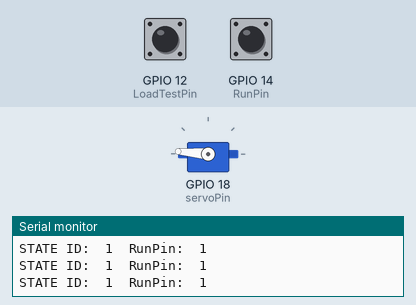
This sketch was run on a simulated ESP32. Shown: servo, the last lines printed to the serial monitor. The test bench sets the inputs (shaded band); at power-on: GPIO 14 (RunPin) HIGH, GPIO 12 (LoadTestPin) HIGH.

Above: at 1.2 s.
1.3 s: GPIO 14 (RunPin) pulled LOW for 0.15 s
At 3.28 s:
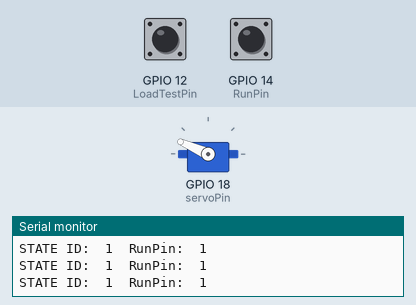
At 3.74 s:
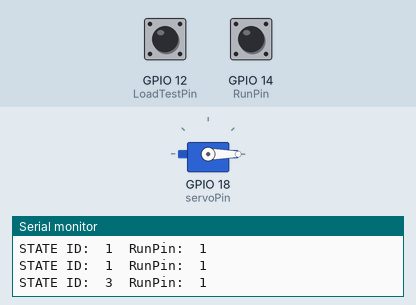
4.4 s: GPIO 14 (RunPin) pulled LOW for 1 s
7.5 s: GPIO 14 (RunPin) pulled LOW for 3.2 s
Timing chart, 0 to 13.3 s (numbered marks = the images above; inputs shaded):
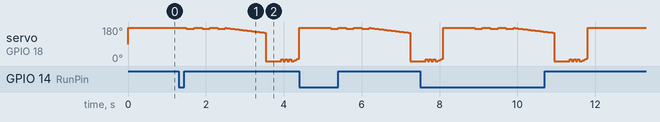

The sketch:

FarmbotSeeder.ino
```cpp
/*
 by Shihchaopin <shihkw@gmail.com>
 Farmbot seeder use ESP32
 without sensor

 modified 2021/08/18
 by Pin
*/

#include <ESP32Servo.h>

Servo myservo;  // create servo object to control a servo
// 16 servo objects can be created on the ESP32
 #define RunPin               14      // 執行輸入 pin       // Run Enable
 #define LoadTestPin          12      // 執行測試LOAD pin   // set hole on load or unload @ stop

 #define LoadDegrees          175     // 載入種子角度
 #define reLoadDegrees        170     // 載入種子角度
 #define fLoadDegrees         150     // 載入種子慢走到几度再變快走

 #define fstep                -1      // 載入種子後剛開始走的速度

 #define UnloadDegrees        0       // 釋放種子角度
 #define reUnloadDegrees      10      // 釋放種子角度
 #define fUnloadDegrees       15      // 釋放種子慢走到几度再變快走
 #define rstep                1       // 載入種子角度


int pos = 0;    // variable to store the servo position
// Recommended PWM GPIO pins on the ESP32 include 2,4,12-19,21-23,25-27,32-33
int servoPin = 18;
int st = 0 ;
void setup() {
  Serial.begin(115200);
	// Allow allocation of all timers
	ESP32PWM::allocateTimer(0);
	ESP32PWM::allocateTimer(1);
	ESP32PWM::allocateTimer(2);
	ESP32PWM::allocateTimer(3);
	myservo.setPeriodHertz(50);    // standard 50 hz servo
	myservo.attach(servoPin, 20, 3000); // attaches the servo on pin 18 to the servo object
	// using default min/max of 1000us and 2000us
	// different servos may require different min/max settings
	// for an accurate 0 to 180 sweep
  st = 0 ;
  pinMode(RunPin, INPUT_PULLUP);
  pinMode(LoadTestPin, INPUT_PULLUP);
  digitalWrite(RunPin, HIGH);
}

int now_time ;
int last_time ;
void loop() {
  //now_time=micros();
  now_time=millis();
   if (now_time > ( last_time + 50)) {
      last_time = now_time;
      Serial.print("STATE ID:  ");
      Serial.print(st);
      Serial.print("  RunPin:  ");
      Serial.println(digitalRead(RunPin));

  }
  switch(st) {
    case 0: // init
        st = 1 ;
        break;
    case 1:   //idle
        if (!(digitalRead(RunPin))) st = 2 ;
        if (digitalRead(LoadTestPin))
          myservo.write(LoadDegrees);
        else
          myservo.write(UnloadDegrees);

        break;
    case 2:   //start run  load seed
        myservo.write(LoadDegrees);
        delay(200);
        myservo.write(reLoadDegrees);
        delay(200);
        myservo.write(LoadDegrees);
        delay(200);
        myservo.write(reLoadDegrees);
        delay(200);
        myservo.write(LoadDegrees);
        delay(200);
        myservo.write(reLoadDegrees);
        delay(200);
        myservo.write(LoadDegrees);

        for (pos = LoadDegrees; pos >= fLoadDegrees  ; pos += fstep) { // goes from 0 degrees to 180 degrees
           // in steps of 1 degree
           myservo.write(pos);
           delay(40);
        }

        st++ ;
        break;
    case 3:   //Unload
        myservo.write(UnloadDegrees);
        delay(400);
        myservo.write(reUnloadDegrees);
        delay(50);
        myservo.write(UnloadDegrees);
        delay(50);
        myservo.write(reUnloadDegrees);
        delay(50);
        myservo.write(UnloadDegrees);
        delay(50);
        myservo.write(reUnloadDegrees);
        delay(50);
        myservo.write(UnloadDegrees);
        delay(50);


        for (pos = UnloadDegrees; pos <= fUnloadDegrees  ; pos += rstep) {
           myservo.write(pos);
           delay(10);
        }
        myservo.write(LoadDegrees);
        delay(600);

        st = 1 ;
        break;

    default:
        st = 0;
        break;
  }
}
```
